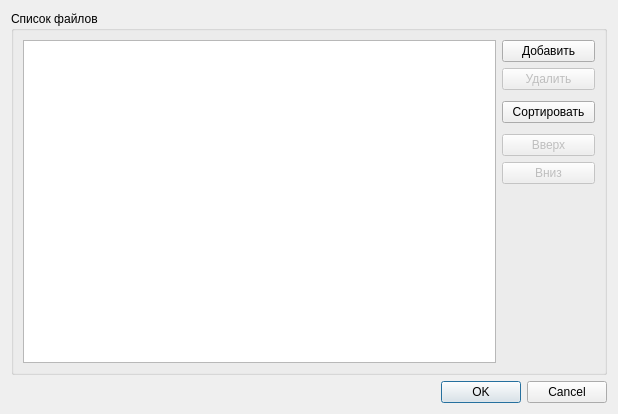
<?xml version="1.0" encoding="UTF-8"?>
<ui version="4.0">
 <class>CombineDialog</class>
 <widget class="QDialog" name="CombineDialog">
  <property name="geometry">
   <rect>
    <x>0</x>
    <y>0</y>
    <width>618</width>
    <height>414</height>
   </rect>
  </property>
  <property name="windowTitle">
   <string>Создание путем объединения файлов</string>
  </property>
  <layout class="QVBoxLayout" name="verticalLayout">
   <item>
    <widget class="QGroupBox" name="grpFilelist">
     <property name="title">
      <string>Список файлов</string>
     </property>
     <layout class="QHBoxLayout" name="horizontalLayout">
      <item>
       <widget class="QListWidget" name="lstFiles"/>
      </item>
      <item>
       <layout class="QVBoxLayout" name="verticalLayout_2">
        <item>
         <widget class="QPushButton" name="btnAdd">
          <property name="text">
           <string>Добавить</string>
          </property>
          <property name="icon">
           <iconset resource="resources.qrc">
            <normaloff>:/icons/images/plus.svg</normaloff>:/icons/images/plus.svg</iconset>
          </property>
         </widget>
        </item>
        <item>
         <widget class="QPushButton" name="btnRemove">
          <property name="enabled">
           <bool>false</bool>
          </property>
          <property name="text">
           <string>Удалить</string>
          </property>
          <property name="icon">
           <iconset resource="resources.qrc">
            <normaloff>:/icons/images/minus.svg</normaloff>:/icons/images/minus.svg</iconset>
          </property>
         </widget>
        </item>
        <item>
         <spacer name="verticalSpacer_2">
          <property name="orientation">
           <enum>Qt::Vertical</enum>
          </property>
          <property name="sizeType">
           <enum>QSizePolicy::Fixed</enum>
          </property>
          <property name="sizeHint" stdset="0">
           <size>
            <width>20</width>
            <height>5</height>
           </size>
          </property>
         </spacer>
        </item>
        <item>
         <widget class="QPushButton" name="btnSort">
          <property name="text">
           <string>  Сортировать  </string>
          </property>
          <property name="icon">
           <iconset resource="resources.qrc">
            <normaloff>:/icons/images/alphabetical_sorting_az.svg</normaloff>:/icons/images/alphabetical_sorting_az.svg</iconset>
          </property>
         </widget>
        </item>
        <item>
         <spacer name="verticalSpacer_3">
          <property name="orientation">
           <enum>Qt::Vertical</enum>
          </property>
          <property name="sizeType">
           <enum>QSizePolicy::Fixed</enum>
          </property>
          <property name="sizeHint" stdset="0">
           <size>
            <width>20</width>
            <height>5</height>
           </size>
          </property>
         </spacer>
        </item>
        <item>
         <widget class="QPushButton" name="btnUp">
          <property name="enabled">
           <bool>false</bool>
          </property>
          <property name="text">
           <string>Вверх</string>
          </property>
          <property name="icon">
           <iconset resource="resources.qrc">
            <normaloff>:/icons/images/Paomedia-Small-N-Flat-Sign-up.svg</normaloff>:/icons/images/Paomedia-Small-N-Flat-Sign-up.svg</iconset>
          </property>
         </widget>
        </item>
        <item>
         <widget class="QPushButton" name="btnDown">
          <property name="enabled">
           <bool>false</bool>
          </property>
          <property name="text">
           <string>Вниз</string>
          </property>
          <property name="icon">
           <iconset resource="resources.qrc">
            <normaloff>:/icons/images/Paomedia-Small-N-Flat-Sign-down.svg</normaloff>:/icons/images/Paomedia-Small-N-Flat-Sign-down.svg</iconset>
          </property>
         </widget>
        </item>
        <item>
         <spacer name="verticalSpacer">
          <property name="orientation">
           <enum>Qt::Vertical</enum>
          </property>
          <property name="sizeHint" stdset="0">
           <size>
            <width>20</width>
            <height>40</height>
           </size>
          </property>
         </spacer>
        </item>
       </layout>
      </item>
     </layout>
    </widget>
   </item>
   <item>
    <widget class="QDialogButtonBox" name="buttonBox">
     <property name="orientation">
      <enum>Qt::Horizontal</enum>
     </property>
     <property name="standardButtons">
      <set>QDialogButtonBox::Cancel|QDialogButtonBox::Ok</set>
     </property>
    </widget>
   </item>
  </layout>
 </widget>
 <resources>
  <include location="resources.qrc"/>
 </resources>
 <connections>
  <connection>
   <sender>buttonBox</sender>
   <signal>accepted()</signal>
   <receiver>CombineDialog</receiver>
   <slot>accept()</slot>
   <hints>
    <hint type="sourcelabel">
     <x>248</x>
     <y>254</y>
    </hint>
    <hint type="destinationlabel">
     <x>157</x>
     <y>274</y>
    </hint>
   </hints>
  </connection>
  <connection>
   <sender>buttonBox</sender>
   <signal>rejected()</signal>
   <receiver>CombineDialog</receiver>
   <slot>reject()</slot>
   <hints>
    <hint type="sourcelabel">
     <x>316</x>
     <y>260</y>
    </hint>
    <hint type="destinationlabel">
     <x>286</x>
     <y>274</y>
    </hint>
   </hints>
  </connection>
 </connections>
</ui>
